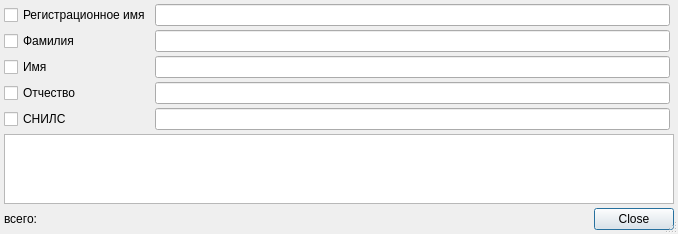
<?xml version="1.0" encoding="UTF-8"?>
<ui version="4.0">
 <class>LoginListDialog</class>
 <widget class="QDialog" name="LoginListDialog">
  <property name="windowModality">
   <enum>Qt::ApplicationModal</enum>
  </property>
  <property name="geometry">
   <rect>
    <x>0</x>
    <y>0</y>
    <width>678</width>
    <height>228</height>
   </rect>
  </property>
  <property name="windowTitle">
   <string>Список записей</string>
  </property>
  <property name="sizeGripEnabled">
   <bool>true</bool>
  </property>
  <property name="modal">
   <bool>true</bool>
  </property>
  <layout class="QGridLayout" name="gridLayout">
   <property name="margin">
    <number>4</number>
   </property>
   <property name="spacing">
    <number>4</number>
   </property>
   <item row="4" column="0">
    <widget class="QCheckBox" name="chkSurname">
     <property name="sizePolicy">
      <sizepolicy hsizetype="Maximum" vsizetype="Fixed">
       <horstretch>0</horstretch>
       <verstretch>0</verstretch>
      </sizepolicy>
     </property>
     <property name="text">
      <string>Отчество</string>
     </property>
    </widget>
   </item>
   <item row="0" column="0">
    <widget class="QCheckBox" name="chkLogin">
     <property name="sizePolicy">
      <sizepolicy hsizetype="Maximum" vsizetype="Fixed">
       <horstretch>0</horstretch>
       <verstretch>0</verstretch>
      </sizepolicy>
     </property>
     <property name="text">
      <string>Регистрационное имя</string>
     </property>
    </widget>
   </item>
   <item row="0" column="1">
    <widget class="QLineEdit" name="edtLogin"/>
   </item>
   <item row="3" column="0">
    <widget class="QCheckBox" name="chkName">
     <property name="sizePolicy">
      <sizepolicy hsizetype="Maximum" vsizetype="Fixed">
       <horstretch>0</horstretch>
       <verstretch>0</verstretch>
      </sizepolicy>
     </property>
     <property name="text">
      <string>Имя</string>
     </property>
    </widget>
   </item>
   <item row="8" column="0" colspan="3">
    <layout class="QHBoxLayout">
     <property name="spacing">
      <number>4</number>
     </property>
     <item>
      <widget class="QLabel" name="label">
       <property name="text">
        <string>всего: </string>
       </property>
      </widget>
     </item>
     <item>
      <widget class="QDialogButtonBox" name="buttonBox">
       <property name="standardButtons">
        <set>QDialogButtonBox::Close</set>
       </property>
      </widget>
     </item>
    </layout>
   </item>
   <item row="7" column="0" colspan="3">
    <widget class="CTableView" name="tblItems">
     <property name="whatsThis">
      <string comment="ура!">список записей</string>
     </property>
     <property name="tabKeyNavigation">
      <bool>false</bool>
     </property>
     <property name="alternatingRowColors">
      <bool>true</bool>
     </property>
    </widget>
   </item>
   <item row="2" column="1">
    <widget class="QLineEdit" name="edtLastname"/>
   </item>
   <item row="3" column="1">
    <widget class="QLineEdit" name="edtName"/>
   </item>
   <item row="4" column="1">
    <widget class="QLineEdit" name="edtSurname"/>
   </item>
   <item row="2" column="0">
    <widget class="QCheckBox" name="chkLastname">
     <property name="sizePolicy">
      <sizepolicy hsizetype="Maximum" vsizetype="Fixed">
       <horstretch>0</horstretch>
       <verstretch>0</verstretch>
      </sizepolicy>
     </property>
     <property name="text">
      <string>Фамилия</string>
     </property>
    </widget>
   </item>
   <item row="5" column="0">
    <widget class="QCheckBox" name="chkSnils">
     <property name="sizePolicy">
      <sizepolicy hsizetype="Maximum" vsizetype="Fixed">
       <horstretch>0</horstretch>
       <verstretch>0</verstretch>
      </sizepolicy>
     </property>
     <property name="text">
      <string>СНИЛС</string>
     </property>
    </widget>
   </item>
   <item row="5" column="1">
    <widget class="QLineEdit" name="edtSnils"/>
   </item>
  </layout>
 </widget>
 <customwidgets>
  <customwidget>
   <class>CTableView</class>
   <extends>QTableView</extends>
   <header>library/TableView.h</header>
  </customwidget>
 </customwidgets>
 <tabstops>
  <tabstop>buttonBox</tabstop>
  <tabstop>tblItems</tabstop>
  <tabstop>chkLogin</tabstop>
  <tabstop>edtLogin</tabstop>
 </tabstops>
 <resources/>
 <connections>
  <connection>
   <sender>buttonBox</sender>
   <signal>rejected()</signal>
   <receiver>LoginListDialog</receiver>
   <slot>close()</slot>
   <hints>
    <hint type="sourcelabel">
     <x>778</x>
     <y>399</y>
    </hint>
    <hint type="destinationlabel">
     <x>777</x>
     <y>420</y>
    </hint>
   </hints>
  </connection>
 </connections>
</ui>
